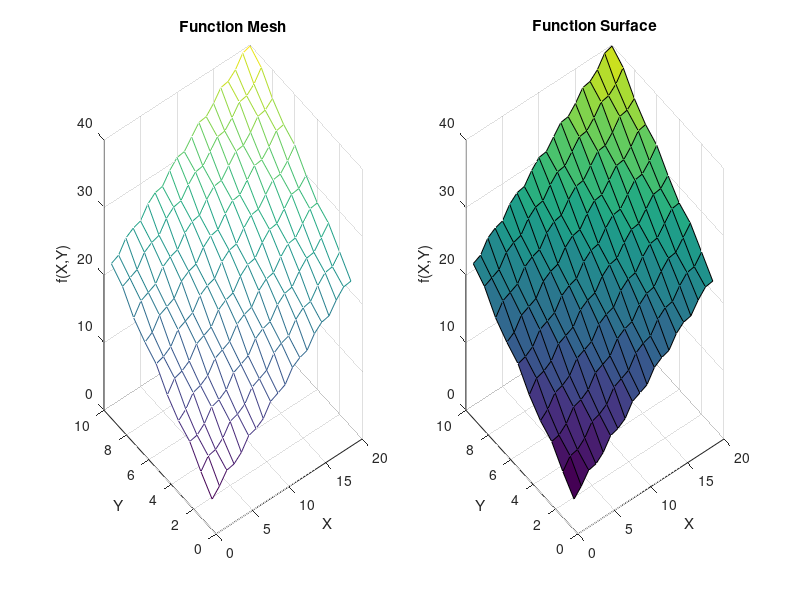

The MATLAB script that drew this image:
%Lab 4 test work 3 --> Sirawit Lappisatepun M.4/6 No.29
x=[1:20];
y=[1:10];
[X,Y]=meshgrid(x,y);
Z=sin(X+Y).*cos(X+Y)+(X+(2.*Y));
subplot(1,2,1)
mesh(X,Y,Z)
title('Function Mesh')
xlabel('X')
ylabel('Y')
zlabel('f(X,Y)')
subplot(1,2,2)
surf(X,Y,Z)
title('Function Surface')
xlabel('X')
ylabel('Y')
zlabel('f(X,Y)')
%Code Ended